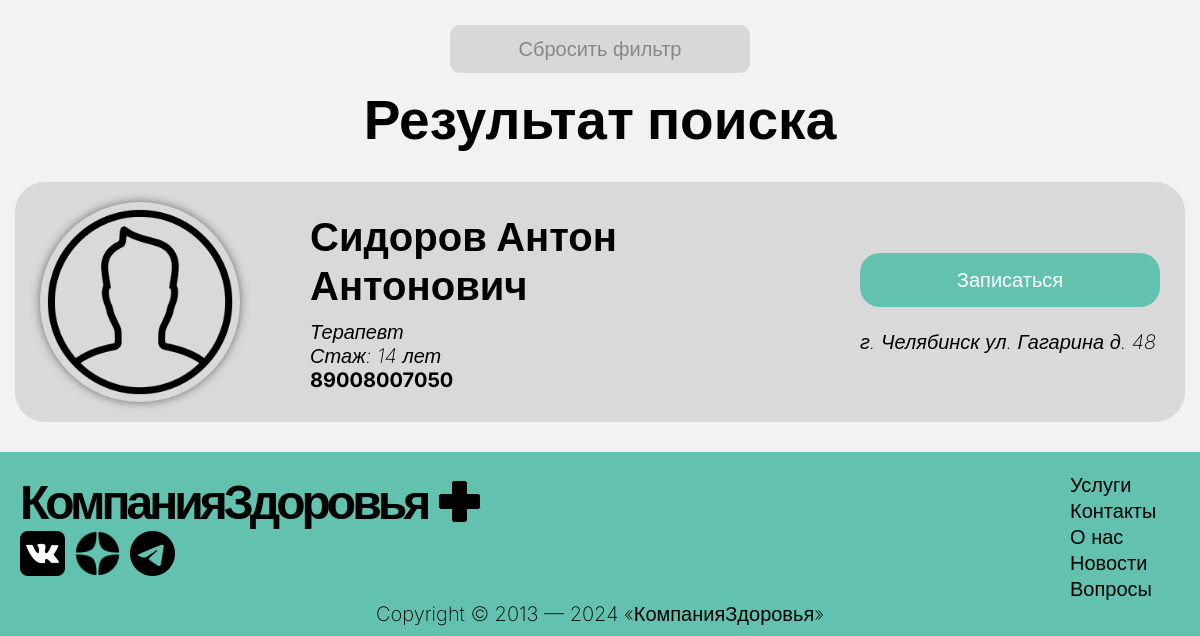
The page /appointments/ (signed in, lower part) on the database as committed earlier.
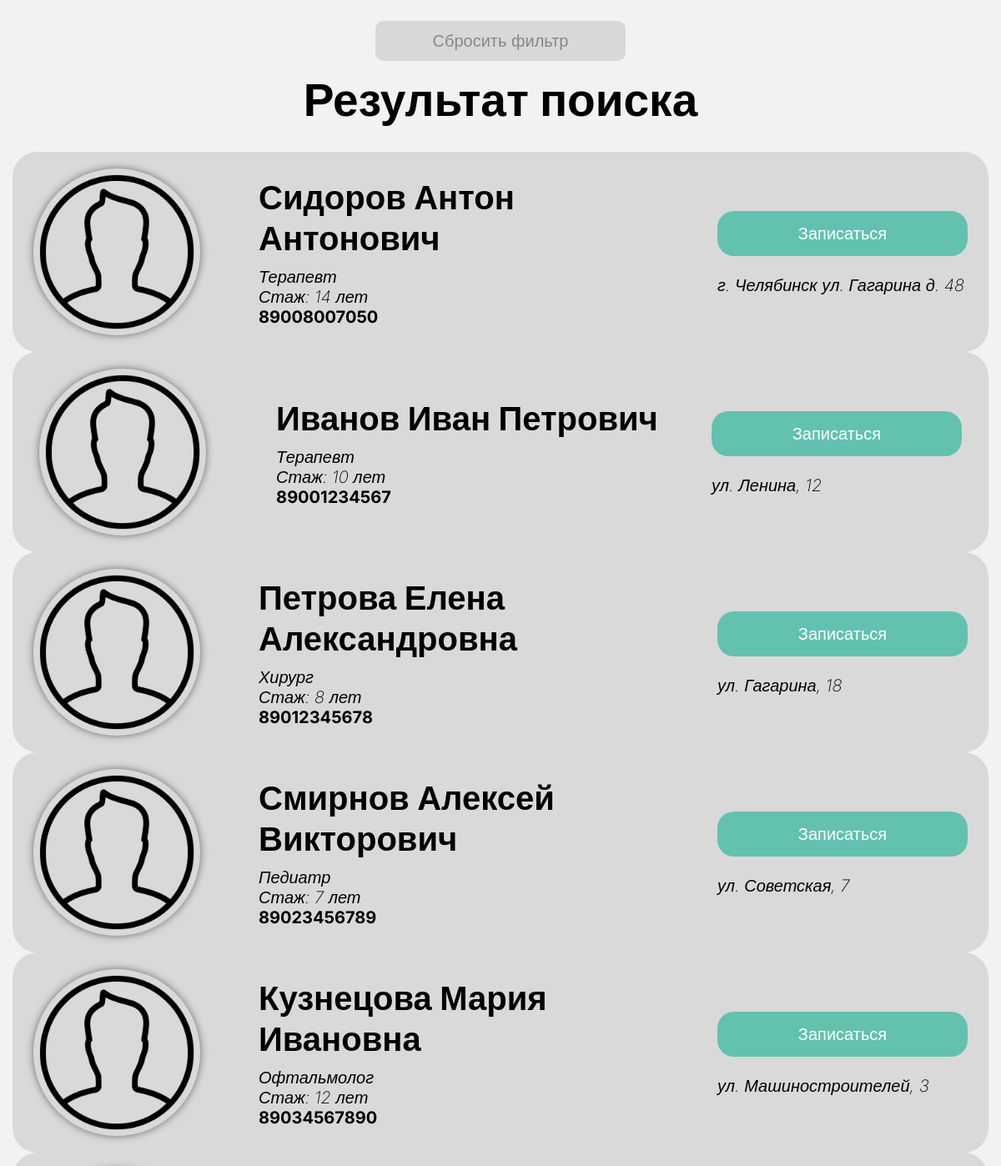
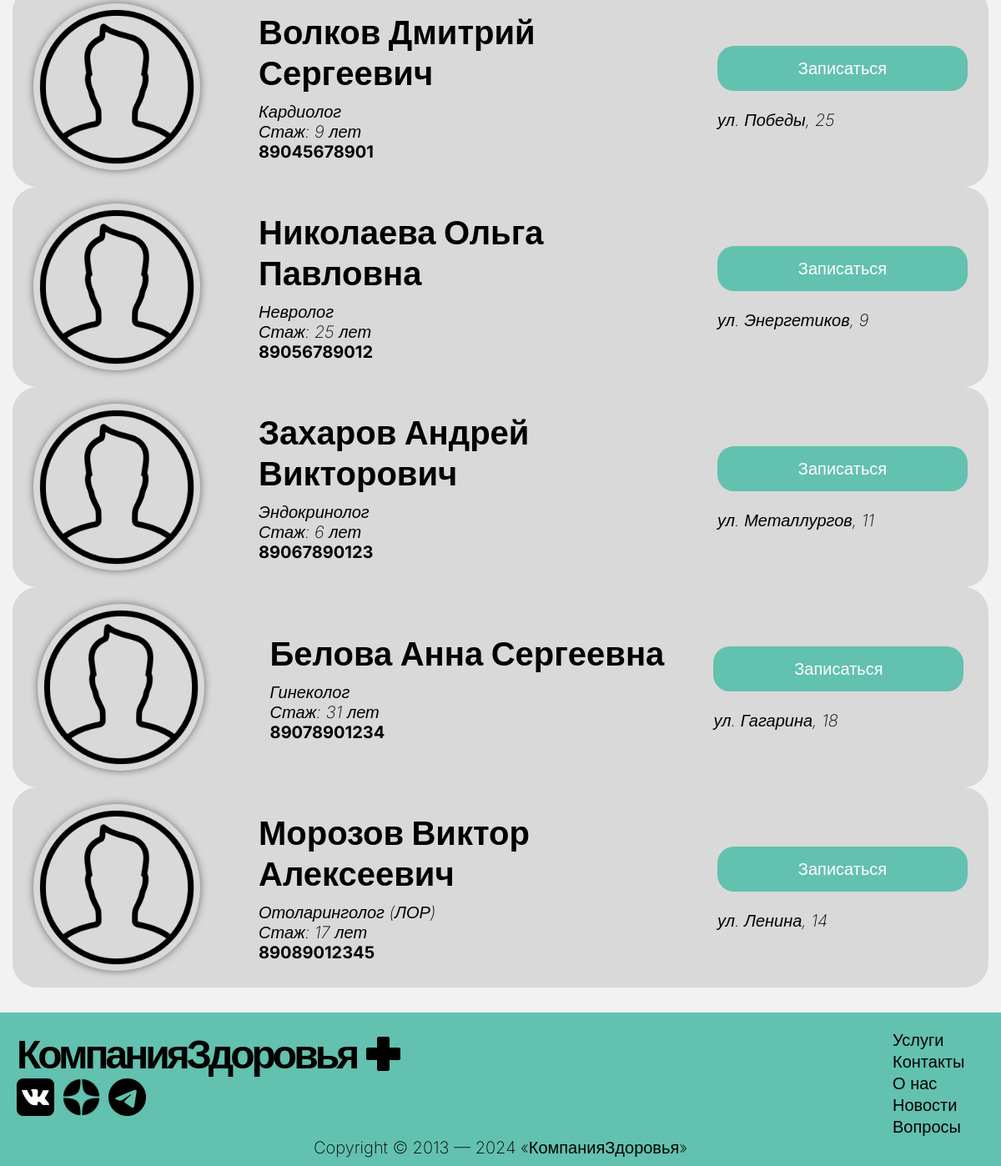
The same page on the database as committed later (2 pictures, top to bottom).
### main/models.py (models this page shows, shortened)
class Doctor(models.Model):
    GENDER_CHOICES = [
        ('M', 'Мужчина'),
        ('F', 'Женщина'),
    ]
    PROFESSION_CHOICES = [
        ("Терапевт", "Терапевт"),
        ("Хирург", "Хирург"),
        ("Педиатр", "Педиатр"),
        ("Офтальмолог", "Офтальмолог"),
        ("Кардиолог", "Кардиолог"),
        ("Невролог", "Невролог"),
        ("Эндокринолог", "Эндокринолог"),
        ("Дерматолог", "Дерматолог"),
        ("Уролог", "Уролог"),
        ("Гинеколог", "Гинеколог"),
        ("Отоларинголог (ЛОР)", "Отоларинголог (ЛОР)"),
        ("Стоматолог", "Стоматолог"),
        ("Психиатр", "Психиатр"),
        ("Пульмонолог", "Пульмонолог"),
        ("Гастроэнтеролог", "Гастроэнтеролог"),
        ("Ревматолог", "Ревматолог"),
        ("Онколог", "Онколог"),
        ("Травматолог-ортопед", "Травматолог-ортопед"),
        ("Фтизиатр", "Фтизиатр"),
        ("Инфекционист", "Инфекционист"),
        ("Нефролог", "Нефролог"),
        ("Гематолог", "Гематолог"),
        ("Аллерголог-иммунолог", "Аллерголог-иммунолог"),
        ("Венеролог", "Венеролог"),
        ("Сосудистый хирург", "Сосудистый хирург"),
        ("Ангиолог", "Ангиолог"),
        ("Анестезиолог-реаниматолог", "Анестезиолог-реаниматолог"),
        ("Маммолог", "Маммолог"),
        ("Проктолог", "Проктолог"),
        ("Гепатолог", "Гепатолог"),
        ("Косметолог", "Косметолог"),
        ("Физиотерапевт", "Физиотерапевт"),
        ("Логопед", "Логопед"),
        ("Дефектолог", "Дефектолог"),
        ("Генетик", "Генетик"),
    ]
    DISTRICT_CHOICES = [
        ("Центральный", "Центральный"),
        ("Калининский", "Калининский"),
        ("Курчатовский", "Курчатовский"),
        ("Ленинский", "Ленинский"),
        ("Металлургический", "Металлургический"),
        ("Советский", "Советский"),
        ("Тракторозаводский", "Тракторозаводский"),
    ]
    fio = models.CharField('ФИО', max_length=100)
    phone = models.CharField('Номер телефона', max_length=11)
    email = models.CharField('Почта', max_length=100)
    profession = models.CharField('Специальность', max_length=65, choices=PROFESSION_CHOICES)
    experience = models.IntegerField('Стаж')
    room = models.CharField('Кабинет', max_length=50)
    area = models.CharField('Район работы', max_length=100, choices=DISTRICT_CHOICES)
    adress = models.CharField('Адрес кабинета', max_length=120)
    image = models.ImageField('Изображение профиля', null=True, blank=True, upload_to='images/')
    password = models.CharField('Пароль', max_length=120)
    gender = models.CharField('Пол', max_length=1, choices=GENDER_CHOICES, default='M')
    class Meta:
        verbose_name = "Доктор"
        verbose_name_plural = "Доктора"

### main/views.py (the view)
# urls.py: path('appointments/', views.appointments_view, name='appointments'),
def appointments_view(request):
    professions = ["Терапевт", "Хирург", "Педиатр", "Офтальмолог", "Кардиолог", "Невролог", "Эндокринолог", "Дерматолог", "Уролог", "Гинеколог", "Отоларинголог (ЛОР)", "Стоматолог", "Психиатр", "Пульмонолог", "Гастроэнтеролог", "Ревматолог", "Онколог", "Травматолог-ортопед", "Фтизиатр", "Инфекционист", "Нефролог", "Гематолог", "Аллерголог-иммунолог", "Венеролог", "Сосудистый хирург", "Ангиолог", "Анестезиолог-реаниматолог", "Маммолог", "Проктолог", "Гепатолог", "Косметолог", "Физиотерапевт", "Логопед", "Дефектолог", "Генетик"]
    districts = ["Центральный", "Калининский", "Курчатовский", "Ленинский", "Металлургический", "Советский", "Тракторозаводский"]
    genders = ['Мужчина', 'Женщина']
    experience_choices = [5, 10, 15, 20, 30]
    search_results = Doctor.objects.all()
    patient_id = request.session.get('patient_id')
    if patient_id:
        try:
            patient = Patient.objects.get(id=patient_id)
        except Patient.DoesNotExist:
            patient = None
    profession = request.POST.get('profession', '').strip()
    district = request.POST.get('district', '').strip()
    gender = request.POST.get('gender', '').strip()
    experience = request.POST.get('experience', '').strip()
    if profession:
        search_results = search_results.filter(profession__icontains=profession)
    if district:
        search_results = search_results.filter(area__icontains=district)
    if gender:
        gender_mapping = {'Мужчина': 'M', 'Женщина': 'F'}
        search_results = search_results.filter(gender=gender_mapping.get(gender, ''))
    if experience:
        try:
            experience = int(experience)
            search_results = search_results.filter(experience__gte=experience)
        except ValueError:
            pass
    return render(request, 'main/appointments.html', {
        'search_results': search_results,
        'profession': profession,
        'district': district,
        'gender': gender,
        'experience': experience,
        'professions': professions,
        'districts': districts,
        'genders': genders,
        'experience_choices': experience_choices,
        'patient': patient
    })

### main/templates/main/appointments.html (shortened to what this page needs)
<!DOCTYPE html>
<html lang="ru">
<head>
    {% load static %}
    <link rel="stylesheet" href="{% static '/css/main.css' %}">
    <link rel="stylesheet" href="{% static '/css/profile.css' %}">
</head>
<body>
    <main>
        <div class="container filters">
            <form action="{% url 'appointments' %}" method="post">
                <a href="{% url request.resolver_match.url_name %}">
                    <button type="button">Сбросить фильтр</button>
                </a>
            </form>
        </div>
        <div class="result-search">
            <h1>Результат поиска</h1>
            {% if search_results %}
                {% for doctor in search_results %}
                    <div class="one-post-search">
                        <img src="{% if doctor.image %}{{ doctor.image.url }}{% else %}{% static '/img/defalt.png' %}{% endif %}" alt="img-search">
                        <div class="information-search">
                            <h1>{{ doctor.fio }}</h1>
                            <p>{{ doctor.profession }}</p>
                            <p>Стаж: {{ doctor.experience }} лет</p>
                            <h3>{{ doctor.phone }}</h3>
                        </div>
                        <div class="other">
                            <form action="{% url 'make_appointment' doctor.id %}" method="post">
                                <button type="submit" class="search-button">Записаться</button>
                            </form>
                            <p>{{ doctor.adress }}</p>
                        </div>
                    </div>
                {% endfor %}
            {% else %}
                <p>По вашему запросу ничего не найдено.</p>
            {% endif %}
        </div>
    </main>
    {% include 'main/footer.html' %}
</body>
</html>

Rows that differ between the two databases and show on the page:
added Doctor: fio "Иванов Иван Петрович", profession "Терапевт", experience "10", phone "89001234567", adress "ул. Ленина, 12"
added Doctor: fio "Петрова Елена Александровна", profession "Хирург", experience "8", phone "89012345678", adress "ул. Гагарина, 18"
added Doctor: fio "Смирнов Алексей Викторович", profession "Педиатр", experience "7", phone "89023456789", adress "ул. Советская, 7"
added Doctor: fio "Кузнецова Мария Ивановна", profession "Офтальмолог", experience "12", phone "89034567890", adress "ул. Машиностроителей, 3"
added Doctor: fio "Волков Дмитрий Сергеевич", profession "Кардиолог", experience "9", phone "89045678901", adress "ул. Победы, 25"
added Doctor: fio "Николаева Ольга Павловна", profession "Невролог", experience "25", phone "89056789012", adress "ул. Энергетиков, 9"
added Doctor: fio "Захаров Андрей Викторович", profession "Эндокринолог", experience "6", phone "89067890123", adress "ул. Металлургов, 11"
added Doctor: fio "Белова Анна Сергеевна", profession "Гинеколог", experience "31", phone "89078901234", adress "ул. Гагарина, 18"
added Doctor: fio "Морозов Виктор Алексеевич", profession "Отоларинголог (ЛОР)", experience "17", phone "89089012345", adress "ул. Ленина, 14"
